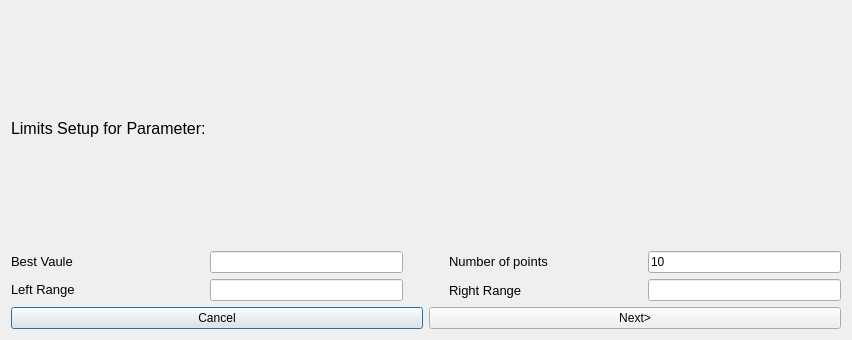
<?xml version="1.0" encoding="UTF-8"?>
<ui version="4.0">
 <class>Dialog</class>
 <widget class="QDialog" name="Dialog">
  <property name="geometry">
   <rect>
    <x>0</x>
    <y>0</y>
    <width>852</width>
    <height>340</height>
   </rect>
  </property>
  <property name="windowTitle">
   <string>Dialog</string>
  </property>
  <layout class="QGridLayout" name="gridLayout">
   <item row="0" column="0">
    <widget class="QLabel" name="label">
     <property name="sizePolicy">
      <sizepolicy hsizetype="Expanding" vsizetype="Preferred">
       <horstretch>0</horstretch>
       <verstretch>0</verstretch>
      </sizepolicy>
     </property>
     <property name="maximumSize">
      <size>
       <width>16777215</width>
       <height>16777215</height>
      </size>
     </property>
     <property name="font">
      <font>
       <pointsize>12</pointsize>
      </font>
     </property>
     <property name="text">
      <string>Limits Setup for Parameter:</string>
     </property>
    </widget>
   </item>
   <item row="1" column="0">
    <layout class="QVBoxLayout" name="verticalLayout">
     <item>
      <layout class="QHBoxLayout" name="horizontalLayout_2">
       <item>
        <widget class="QLabel" name="label_2">
         <property name="sizePolicy">
          <sizepolicy hsizetype="Preferred" vsizetype="Fixed">
           <horstretch>0</horstretch>
           <verstretch>0</verstretch>
          </sizepolicy>
         </property>
         <property name="font">
          <font>
           <pointsize>10</pointsize>
          </font>
         </property>
         <property name="text">
          <string>Best Vaule</string>
         </property>
        </widget>
       </item>
       <item>
        <widget class="QLineEdit" name="bestvalLE">
         <property name="sizePolicy">
          <sizepolicy hsizetype="Preferred" vsizetype="Fixed">
           <horstretch>0</horstretch>
           <verstretch>0</verstretch>
          </sizepolicy>
         </property>
         <property name="maximumSize">
          <size>
           <width>16777215</width>
           <height>16777215</height>
          </size>
         </property>
        </widget>
       </item>
       <item>
        <spacer name="horizontalSpacer">
         <property name="orientation">
          <enum>Qt::Horizontal</enum>
         </property>
         <property name="sizeType">
          <enum>QSizePolicy::Minimum</enum>
         </property>
         <property name="sizeHint" stdset="0">
          <size>
           <width>40</width>
           <height>20</height>
          </size>
         </property>
        </spacer>
       </item>
       <item>
        <widget class="QLabel" name="label_3">
         <property name="sizePolicy">
          <sizepolicy hsizetype="Preferred" vsizetype="Fixed">
           <horstretch>0</horstretch>
           <verstretch>0</verstretch>
          </sizepolicy>
         </property>
         <property name="font">
          <font>
           <pointsize>10</pointsize>
          </font>
         </property>
         <property name="text">
          <string>Number of points</string>
         </property>
        </widget>
       </item>
       <item>
        <widget class="QLineEdit" name="numpointLE">
         <property name="sizePolicy">
          <sizepolicy hsizetype="Preferred" vsizetype="Fixed">
           <horstretch>0</horstretch>
           <verstretch>0</verstretch>
          </sizepolicy>
         </property>
         <property name="maximumSize">
          <size>
           <width>16777215</width>
           <height>16777215</height>
          </size>
         </property>
         <property name="text">
          <string>10</string>
         </property>
        </widget>
       </item>
      </layout>
     </item>
     <item>
      <layout class="QHBoxLayout" name="horizontalLayout">
       <item>
        <widget class="QLabel" name="label_4">
         <property name="sizePolicy">
          <sizepolicy hsizetype="Preferred" vsizetype="Fixed">
           <horstretch>0</horstretch>
           <verstretch>0</verstretch>
          </sizepolicy>
         </property>
         <property name="font">
          <font>
           <pointsize>10</pointsize>
          </font>
         </property>
         <property name="text">
          <string>Left Range</string>
         </property>
        </widget>
       </item>
       <item>
        <widget class="QLineEdit" name="leftranLE">
         <property name="sizePolicy">
          <sizepolicy hsizetype="Preferred" vsizetype="Fixed">
           <horstretch>0</horstretch>
           <verstretch>0</verstretch>
          </sizepolicy>
         </property>
         <property name="maximumSize">
          <size>
           <width>16777215</width>
           <height>16777215</height>
          </size>
         </property>
        </widget>
       </item>
       <item>
        <spacer name="horizontalSpacer_2">
         <property name="orientation">
          <enum>Qt::Horizontal</enum>
         </property>
         <property name="sizeType">
          <enum>QSizePolicy::Minimum</enum>
         </property>
         <property name="sizeHint" stdset="0">
          <size>
           <width>40</width>
           <height>20</height>
          </size>
         </property>
        </spacer>
       </item>
       <item>
        <widget class="QLabel" name="label_5">
         <property name="font">
          <font>
           <pointsize>10</pointsize>
          </font>
         </property>
         <property name="text">
          <string>Right Range</string>
         </property>
        </widget>
       </item>
       <item>
        <widget class="QLineEdit" name="rightranLE">
         <property name="sizePolicy">
          <sizepolicy hsizetype="Preferred" vsizetype="Fixed">
           <horstretch>0</horstretch>
           <verstretch>0</verstretch>
          </sizepolicy>
         </property>
         <property name="maximumSize">
          <size>
           <width>16777215</width>
           <height>16777215</height>
          </size>
         </property>
        </widget>
       </item>
      </layout>
     </item>
    </layout>
   </item>
   <item row="2" column="0">
    <layout class="QHBoxLayout" name="horizontalLayout_3">
     <item>
      <widget class="QPushButton" name="cancelPB">
       <property name="text">
        <string>Cancel</string>
       </property>
      </widget>
     </item>
     <item>
      <widget class="QPushButton" name="nextPB">
       <property name="text">
        <string>Next&gt;</string>
       </property>
      </widget>
     </item>
    </layout>
   </item>
  </layout>
 </widget>
 <resources/>
 <connections/>
</ui>
